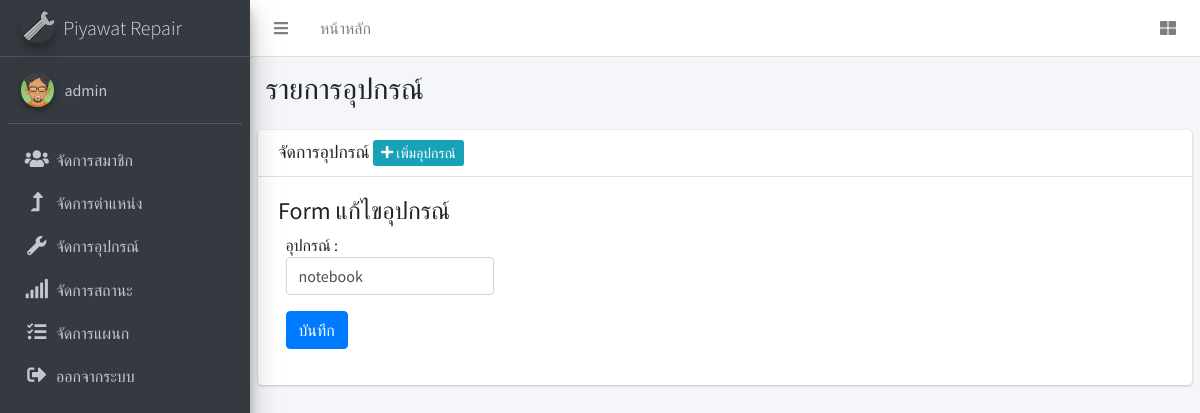
Page /admin/device.php?act=edit&ID=2 (signed in) on the committed database.
### tables this page shows
CREATE TABLE `tbl_member` (
  `m_id` int(11) NOT NULL,
  `ref_d_id` int(11) NOT NULL COMMENT 'tbl_department',
  `ref_p_id` int(11) NOT NULL COMMENT 'tbl_position',
  `m_username` varchar(50) NOT NULL,
  `m_password` varchar(50) NOT NULL,
  `m_fname` varchar(50) NOT NULL,
  `m_name` varchar(100) NOT NULL,
  `m_lname` varchar(100) NOT NULL,
  `m_phone` int(20) NOT NULL,
  `m_email` varchar(50) NOT NULL,
  `m_level` varchar(20) NOT NULL,
  `m_img` varchar(100) NOT NULL,
  `m_datesave` timestamp NOT NULL DEFAULT CURRENT_TIMESTAMP
);

CREATE TABLE `tbl_device` (
  `de_id` int(11) NOT NULL,
  `de_name` varchar(100) NOT NULL
);

### admin/device.php (the view, shortened to what this page needs)
<?php include('h.php');?>
<body class="hold-transition skin-red sidebar-mini">
  <div class="wrapper">
    <?php include('menutop.php');?>
      <aside class="main-sidebar sidebar-dark-primary elevation-4">
          <a href="index.php" class="brand-link">
              <img src="../dist/img/wrench.png" alt="AdminLTE Logo" class="brand-image img-circle elevation-3"
                   style="opacity: .8">
              <span class="brand-text font-weight-light">Piyawat Repair</span>
          </a>
          <div class="sidebar">
              <div class="user-panel mt-3 pb-3 mb-3 d-flex">
                  <div class="image">
                      <img src="../m_img/<?php echo $m_img; ?>" class="img-circle elevation-2" alt="User Image">
                  </div>
                  <div class="info">
                      <a href="#" class="d-block"><?php echo $m_name; ?></a>
                  </div>
              </div>
              <nav class="mt-2">
                  <ul class="nav nav-pills nav-sidebar flex-column" data-widget="treeview" role="menu"
                      data-accordion="false">
                      <li class="nav-item">
                          <a href="member.php" class="nav-link">
                              <i class="nav-icon fas fa-users"></i>
                              <p>
                                  จัดการสมาชิก
                              </p>
                          </a>
                      </li>
                      <li class="nav-item">
                          <a href="position.php" class="nav-link">
                              <i class="nav-icon fas fa-level-up-alt"></i>
                              <p>
                                  จัดการตำแหน่ง
                              </p>
                          </a>
                      </li>
                      <li class="nav-item">
                          <a href="device.php" class="nav-link">
                              <i class="nav-icon fas fa-wrench"></i>
                              <p>
                                  จัดการอุปกรณ์
                              </p>
                          </a>
                      </li>
                      <li class="nav-item">
                          <a href="status.php" class="nav-link">
                              <i class="nav-icon fas fa-signal"></i>
                              <p>
                                  จัดการสถานะ
                              </p>
                          </a>
                      </li>
                      <li class="nav-item">
                          <a href="depm.php" class="nav-link">
                              <i class="nav-icon fas fa-tasks"></i>
                              <p>
                                  จัดการแผนก
                              </p>
                          </a>
                      </li>
                      <li class="nav-item">
                          <a href="../logout.php" class="nav-link"
                             onclick="return confirm('คุณต้องการออกจากระบบหรือไม่ ?');">
                              <i class="nav-icon fas fa-sign-out-alt"></i>
                              <p>
                                  ออกจากระบบ
                              </p>
                          </a>
                      </li>
              </nav>
          </div>
      </aside>
      <div class="content-wrapper">
          <section class="content-header">
              <div class="container-fluid">
                  <div class="row mb-2">
                      <div class="col-sm-6">
                          <h1>รายการอุปกรณ์</h1>
                      </div>
                  </div>
              </div>
          </section>
          <section class="content">
              <div class="card">
                  <div class="card-header">
                      <h3 class="card-title">จัดการอุปกรณ์
                          <a href="device.php?act=add" class="btn-info btn-sm"><i class="fas fa-plus"></i> เพิ่มอุปกรณ์</a>
                      </h3>
                  </div>
                  <div class="card-body">
                      <?php
                      $act = $_GET['act'];
                      if($act == 'add'){
                          include('device_form_add.php');
                      }elseif ($act == 'edit') {
                          include('device_form_edit.php');
                      }else {
                          include('device_list.php');
                      }
                      ?>
                  </div>
              </div>
          </section>
    </body>
  </html>

### admin/device_form_edit.php (shortened to what this page needs)
<?php
$ID = $_GET['ID'];
$sql = "SELECT * FROM tbl_device WHERE de_id=$ID";
$result = mysqli_query($con, $sql) or die ("Error in query: $sql " . mysqli_error());
$row = mysqli_fetch_array($result);
extract($row);
?>
<h4> Form แก้ไขอุปกรณ์ </h4>
<form action="device_form_edit_db.php" method="post" class="form-horizontal">
  <div class="form-group">
    <div class="col-sm-2 control-label">
      อุปกรณ์ :
    </div>
    <div class="col-sm-3">
      <input type="text" name="de_name" required class="form-control" value="<?php echo $row['de_name'];?>">
    </div>
  </div>
  <div class="form-group">
    <div class="col-sm-1">
      <button type="submit" class="btn btn-primary">บันทึก</button>
    </div>
  </div>
</form>

### rows in the picture
tbl_member: m_img (picture), m_name "admin"
tbl_device: de_name "notebook"
